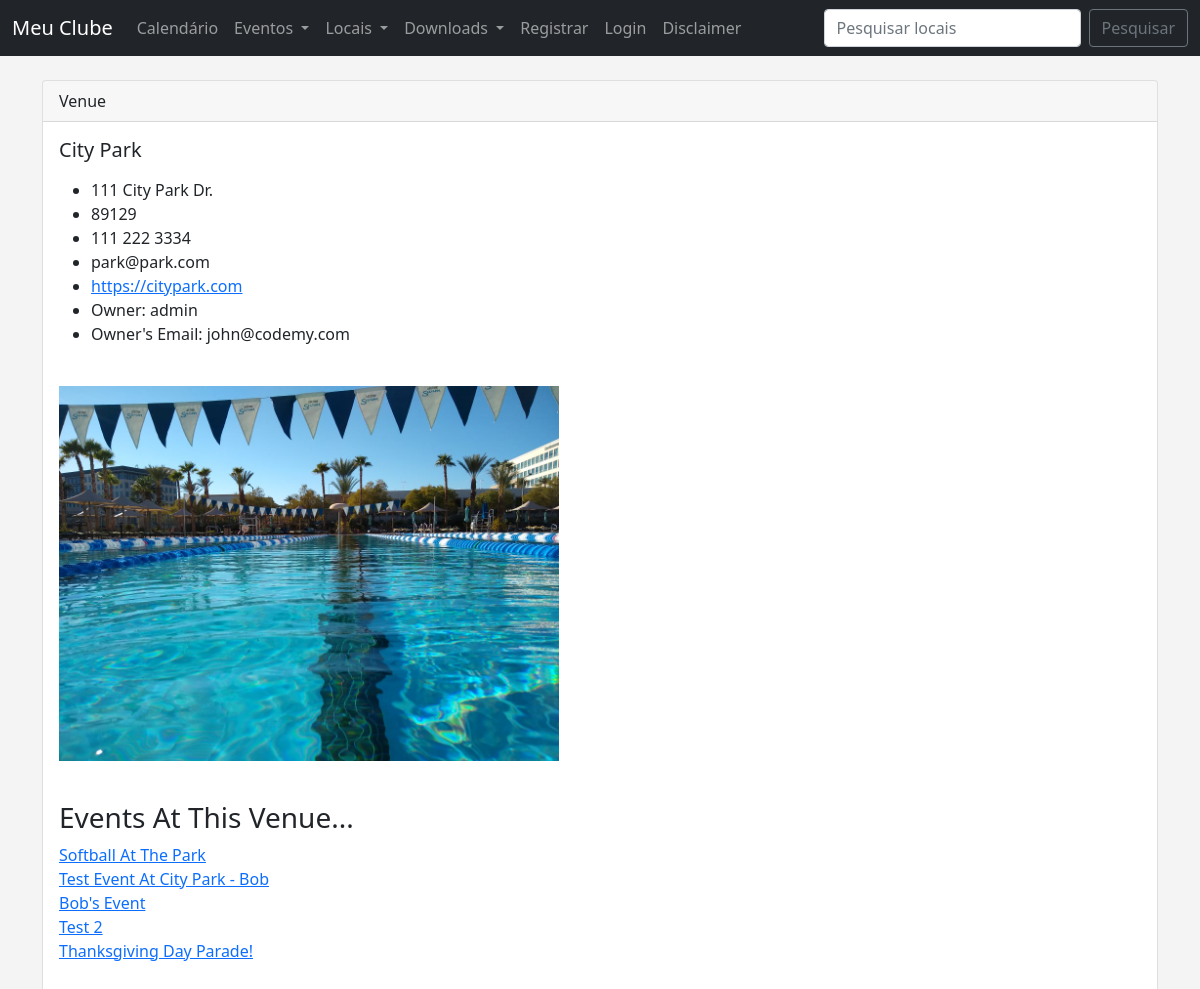
Page /show_venue/1 on the committed database.
### events/models.py (models this page shows, shortened)
class Venue(models.Model):
	name = models.CharField('Venue Name', max_length=120)
	address = models.CharField(max_length=300)
	zip_code = models.CharField('Zip Code', max_length=15)
	phone = models.CharField('Contact Phone', max_length=25, blank=True)
	web = models.URLField('Website Address', blank=True)
	email_address = models.EmailField('Email Address', blank=True)
	owner = models.IntegerField("Venue Owner", blank=False, default=1)
	venue_image = models.ImageField(null=True, blank=True, upload_to="images/")
	def __str__(self):
		return self.name

class Event(models.Model):
	name = models.CharField('Event Name', max_length=120)
	event_date = models.DateTimeField('Event Date')
	venue = models.ForeignKey(Venue, blank=True, null=True, on_delete=models.CASCADE)
	manager = models.ForeignKey(User, blank=True, null=True, on_delete=models.SET_NULL)
	description = models.TextField(blank=True)
	attendees = models.ManyToManyField(MyClubUser, blank=True)
	approved = models.BooleanField('Aprroved', default=False)
	def __str__(self):
		return self.name

### events/views.py (the view)
# urls.py: path('show_venue/<venue_id>', views.show_venue, name='show-venue'),
def show_venue(request, venue_id):
	venue = Venue.objects.get(pk=venue_id)
	venue_owner = User.objects.get(pk=venue.owner)
	events = venue.event_set.all()
	return render(request, 'events/show_venue.html',
		{'venue': venue,
		'venue_owner':venue_owner,
		'events':events})

### events/templates/events/show_venue.html (shortened to what this page needs)
{% extends 'events/base.html' %}
{% block content %}
<div class="card">
  <div class="card-header">
    Venue
  </div>
  <div class="card-body">
    <h5 class="card-title">{{ venue }}</h5>
    <p class="card-text">
    	<ul>
	<li>{{ venue.address }}</li>
	<li>{{ venue.zip_code }}</li>
	<li>{{ venue.phone }}</li>
	<li>{{ venue.email_address }}</li>
	<li><a href="{{ venue.web }}">{{ venue.web }}</a></li>
	<li>Owner: {{ venue_owner }} </li>
	<li>Owner's Email: {{ venue_owner.email }} </li>
	</ul>
	<br>
	{% if venue.venue_image %}
	<img src="{{ venue.venue_image.url }}" width=500>
	{% endif %}
    </p>
    <br/>
    <h3>Events At This Venue...</h3>
    {% if events %}
{% for event in events %}
 <a href="{% url 'show-event' event.id %}">{{ event}}</a><br/>
{% endfor %}
<br/>
{% else %}
No Events Scheduled At This Time.
{% endif %}
  </div>
  <br/><br/>
</div>
	<br/>
{% endblock %}

### events/templates/events/base.html (shortened to what this page needs)
<!doctype html>
<html lang="en">
  <head>
    <link href="https://cdn.jsdelivr.net/npm/bootstrap@5.0.0-beta1/dist/css/bootstrap.min.css" rel="stylesheet">
  </head>
  <body>
  	{% include 'events/navbar.html' %}
    <br/>
    <div class="container">
      {% block content %}
      {% endblock %}
    </div>
  </body>
</html>

### events/templates/events/navbar.html (shortened to what this page needs)
<nav class="navbar navbar-expand-lg navbar-dark bg-dark">
  <div class="container-fluid">
    <a class="navbar-brand" href="{% url 'home' %}">Meu Clube</a>
    <div class="collapse navbar-collapse" id="navbarSupportedContent">
      <ul class="navbar-nav me-auto mb-2 mb-lg-0">
        <li class="nav-item">
          <a class="nav-link" href="{% url 'home' '2021' 'March' %}">Calendário</a>
        </li>
        <li class="nav-item dropdown">
          <a class="nav-link dropdown-toggle" href="#" id="navbarDropdown" role="button" data-bs-toggle="dropdown" aria-expanded="false">
            Eventos
          </a>
        </li>
      <li class="nav-item dropdown">
          <a class="nav-link dropdown-toggle" href="#" id="navbarDropdown" role="button" data-bs-toggle="dropdown" aria-expanded="false">
            Locais
          </a>
        </li>
        <li class="nav-item dropdown">
          <a class="nav-link dropdown-toggle" href="#" id="navbarDropdown" role="button" data-bs-toggle="dropdown" aria-expanded="false">
            Downloads
          </a>
        </li>
      {% if user.is_authenticated %}
      {% if user.is_superuser %}
          <li class="nav-item">
          <a class="nav-link" href="{% url 'admin_approval' %}">Admin</a>
        </li>
      {%endif %}
        <li class="nav-item">
          <a class="nav-link" href="{% url 'logout' %}">Logout</a>
        </li>
      {% else %}
        <li class="nav-item">
          <a class="nav-link" href="{% url 'register_user' %}">Registrar</a>
        </li>
        <li class="nav-item">
          <a class="nav-link" href="{% url 'login' %}">Login</a>
        </li>
        <li class="nav-item">
          <a class="nav-link" href="{% url 'disclaimer' %}">Disclaimer</a>
        </li>
      {% endif %}
      </ul>
      <form class="d-flex" method=POST action="{% url 'search-venues' %}">
        <input class="form-control me-2" type="search" placeholder="Pesquisar locais" aria-label="Search" name="searched">
        <button class="btn btn-outline-secondary" type="submit">Pesquisar</button>
      </form>
    </div>
  </div>
</nav>

### events/templates/events/base.html (style rules this page uses)
body { background: #f4f4f4; }

### rows in the picture
Venue: name "City Park", address "111 City Park Dr.", zip_code "89129", phone "111 222 3334", email_address "park@park.com", web "https://citypark.com", venue_image (picture)
Event: name "Softball At The Park"
Event: name "Test Event At City Park - Bob"
Event: name "Bob's Event"
Event: name "Test 2"
Event: name "Thanksgiving Day Parade!"

### other values in the picture
{{ venue_owner }} "admin"
{{ venue_owner.email }} "john@codemy.com"
